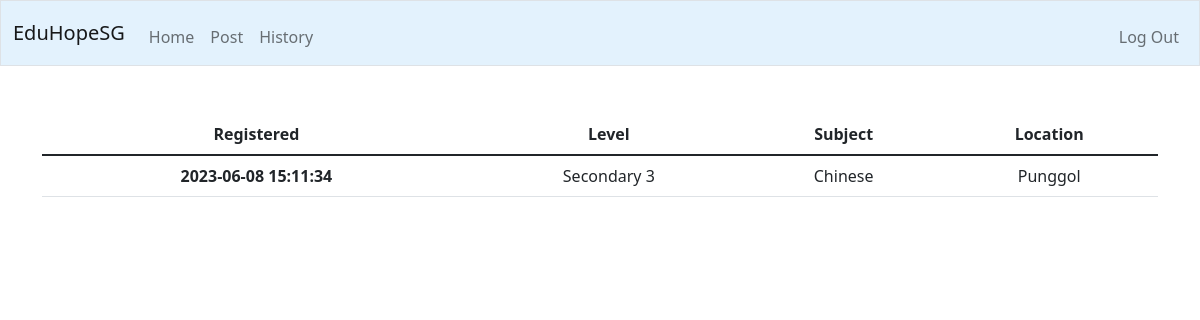
The page /history (signed in) on the database its author committed.
### tables this page shows
CREATE TABLE history(username TEXT NOT NULL, location TEXT NOT NULL, level TEXT NOT NULL, subject TEXT NOT NULL, timing TEXT NOT NULL);

### app.py (the view)
@app.route("/history", methods=["GET"])
@login_required
def history():
    try:
        data = db.execute("SELECT location, level, subject, timing FROM history WHERE username in (SELECT username FROM users WHERE id = ?)", session["user_id"])
        return render_template("history.html", data=data)
    except:
        return render_template("history.html")

### app.py (called while the page is built)
@app.after_request
def after_request(response):
    response.headers["Cache-Control"] = "no-cache, no-store, must-revalidate"
    response.headers["Expires"] = 0
    response.headers["Pragma"] = "no-cache"
    return response

### helpers.py (called while the page is built)
def login_required(f):
    @wraps(f)
    def decorated_function(*args, **kwargs):
        if session.get("user_id") is None:
            return redirect("/login")
        return f(*args, **kwargs)
    return decorated_function

### templates/history.html (shortened to what this page needs)
{% extends "layout.html" %}
{% block main %}
<table class="table">
    <thead>
      <tr>
        <th scope="col">Registered</th>
        <th scope="col">Level</th>
        <th scope="col">Subject</th>
        <th scope="col">Location</th>
      </tr>
    </thead>
    <tbody>
        {% for row in data %}
            <tr>
                <th scope="row">{{ row.timing }}</th>
                <td>{{ row.level }}</td>
                <td>{{ row.subject }}</td>
                <td>{{ row.location }}</td>
            </tr>
        {% endfor %}
    </tbody>
  </table>
{% endblock %}

### rows shown on the page
history: timing "2023-06-08 15:11:34", level "Secondary 3", subject "Chinese", location "Punggol"
